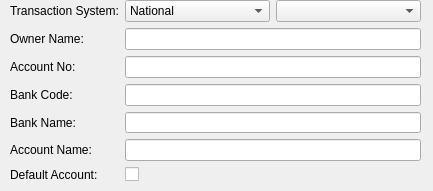
<?xml version="1.0" encoding="UTF-8"?>
<ui version="4.0">
 <class>KBankAccountEditDecl</class>
 <widget class="QWidget" name="KBankAccountEditDecl">
  <property name="geometry">
   <rect>
    <x>0</x>
    <y>0</y>
    <width>433</width>
    <height>191</height>
   </rect>
  </property>
  <property name="sizePolicy">
   <sizepolicy hsizetype="Maximum" vsizetype="Preferred">
    <horstretch>0</horstretch>
    <verstretch>0</verstretch>
   </sizepolicy>
  </property>
  <property name="minimumSize">
   <size>
    <width>250</width>
    <height>150</height>
   </size>
  </property>
  <property name="windowTitle">
   <string>Form</string>
  </property>
  <widget class="QWidget" name="widget" native="true">
   <property name="geometry">
    <rect>
     <x>140</x>
     <y>-10</y>
     <width>294</width>
     <height>190</height>
    </rect>
   </property>
   <layout class="QFormLayout" name="formLayout_2">
    <property name="fieldGrowthPolicy">
     <enum>QFormLayout::ExpandingFieldsGrow</enum>
    </property>
   </layout>
  </widget>
  <widget class="QWidget" name="layoutWidget">
   <property name="geometry">
    <rect>
     <x>10</x>
     <y>0</y>
     <width>411</width>
     <height>182</height>
    </rect>
   </property>
   <layout class="QFormLayout" name="formLayout">
    <item row="0" column="0">
     <widget class="QLabel" name="transactionSystemLabel">
      <property name="text">
       <string>Transaction System:</string>
      </property>
      <property name="alignment">
       <set>Qt::AlignLeading|Qt::AlignLeft|Qt::AlignVCenter</set>
      </property>
     </widget>
    </item>
    <item row="0" column="1">
     <layout class="QHBoxLayout" name="horizontalLayout">
      <item>
       <widget class="KComboBox" name="transactionSystemEdit">
        <property name="maxVisibleItems">
         <number>3</number>
        </property>
        <item>
         <property name="text">
          <string>National</string>
         </property>
        </item>
        <item>
         <property name="text">
          <string>Sepa</string>
         </property>
        </item>
        <item>
         <property name="text">
          <string>PayPal</string>
         </property>
        </item>
       </widget>
      </item>
      <item>
       <widget class="KComboBox" name="countryCodeEdit">
        <property name="maxVisibleItems">
         <number>3</number>
        </property>
        <item>
         <property name="text">
          <string/>
         </property>
        </item>
        <item>
         <property name="text">
          <string>DE</string>
         </property>
        </item>
       </widget>
      </item>
     </layout>
    </item>
    <item row="1" column="0">
     <widget class="QLabel" name="bankAccountOwnerNameLabel">
      <property name="text">
       <string>Owner Name:</string>
      </property>
      <property name="alignment">
       <set>Qt::AlignLeading|Qt::AlignLeft|Qt::AlignVCenter</set>
      </property>
     </widget>
    </item>
    <item row="1" column="1">
     <widget class="KLineEdit" name="bankAccountOwnerNameEdit">
      <property name="inputMask">
       <string/>
      </property>
     </widget>
    </item>
    <item row="2" column="0">
     <widget class="QLabel" name="bankAccountNumberLabel">
      <property name="text">
       <string>Account No:</string>
      </property>
      <property name="alignment">
       <set>Qt::AlignLeading|Qt::AlignLeft|Qt::AlignVCenter</set>
      </property>
     </widget>
    </item>
    <item row="2" column="1">
     <widget class="KLineEdit" name="bankAccountNumberEdit">
      <property name="maxLength">
       <number>32767</number>
      </property>
     </widget>
    </item>
    <item row="3" column="0">
     <widget class="QLabel" name="bankCodeLabel">
      <property name="text">
       <string>Bank Code:</string>
      </property>
      <property name="alignment">
       <set>Qt::AlignLeading|Qt::AlignLeft|Qt::AlignVCenter</set>
      </property>
     </widget>
    </item>
    <item row="3" column="1">
     <widget class="KLineEdit" name="bankCodeEdit">
      <property name="inputMask">
       <string/>
      </property>
      <property name="maxLength">
       <number>32767</number>
      </property>
     </widget>
    </item>
    <item row="4" column="0">
     <widget class="QLabel" name="bankNameLabel">
      <property name="text">
       <string>Bank Name:</string>
      </property>
      <property name="alignment">
       <set>Qt::AlignLeading|Qt::AlignLeft|Qt::AlignVCenter</set>
      </property>
     </widget>
    </item>
    <item row="4" column="1">
     <widget class="KLineEdit" name="bankNameEdit">
      <property name="inputMask">
       <string/>
      </property>
      <property name="maxLength">
       <number>32767</number>
      </property>
     </widget>
    </item>
    <item row="5" column="0">
     <widget class="QLabel" name="accountNameLabel">
      <property name="text">
       <string>Account Name:</string>
      </property>
      <property name="alignment">
       <set>Qt::AlignLeading|Qt::AlignLeft|Qt::AlignVCenter</set>
      </property>
     </widget>
    </item>
    <item row="5" column="1">
     <widget class="KLineEdit" name="accountNameEdit">
      <property name="inputMask">
       <string/>
      </property>
      <property name="maxLength">
       <number>32767</number>
      </property>
     </widget>
    </item>
    <item row="6" column="1">
     <widget class="QCheckBox" name="defaultAccountEdit">
      <property name="text">
       <string/>
      </property>
     </widget>
    </item>
    <item row="6" column="0">
     <widget class="QLabel" name="defaultAccountLabel">
      <property name="text">
       <string>Default Account:</string>
      </property>
      <property name="alignment">
       <set>Qt::AlignLeading|Qt::AlignLeft|Qt::AlignVCenter</set>
      </property>
     </widget>
    </item>
   </layout>
  </widget>
 </widget>
 <customwidgets>
  <customwidget>
   <class>KComboBox</class>
   <extends>QComboBox</extends>
   <header>kcombobox.h</header>
  </customwidget>
  <customwidget>
   <class>KLineEdit</class>
   <extends>QLineEdit</extends>
   <header>klineedit.h</header>
  </customwidget>
 </customwidgets>
 <resources/>
 <connections/>
</ui>
